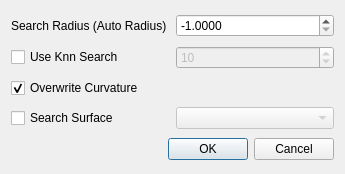
<?xml version="1.0" encoding="UTF-8"?>
<ui version="4.0">
 <class>NormalEstimationDialog</class>
 <widget class="QDialog" name="NormalEstimationDialog">
  <property name="geometry">
   <rect>
    <x>0</x>
    <y>0</y>
    <width>345</width>
    <height>174</height>
   </rect>
  </property>
  <property name="sizePolicy">
   <sizepolicy hsizetype="Fixed" vsizetype="Fixed">
    <horstretch>0</horstretch>
    <verstretch>0</verstretch>
   </sizepolicy>
  </property>
  <property name="windowTitle">
   <string>Normal Estimation</string>
  </property>
  <property name="windowIcon">
   <iconset resource="../../../qPCL.qrc">
    <normaloff>:/toolbar/PclAlgorithms/icons/normal_curvature.png</normaloff>:/toolbar/PclAlgorithms/icons/normal_curvature.png</iconset>
  </property>
  <layout class="QVBoxLayout" name="verticalLayout">
   <item>
    <layout class="QHBoxLayout" name="horizontalLayout_3">
     <item>
      <widget class="QLabel" name="label">
       <property name="text">
        <string>Search Radius (Auto Radius)</string>
       </property>
      </widget>
     </item>
     <item>
      <widget class="QDoubleSpinBox" name="radiusDoubleSpinBox">
       <property name="decimals">
        <number>4</number>
       </property>
       <property name="minimum">
        <double>-1.000000000000000</double>
       </property>
       <property name="maximum">
        <double>1000.000000000000000</double>
       </property>
       <property name="singleStep">
        <double>0.005000000000000</double>
       </property>
       <property name="value">
        <double>-1.000000000000000</double>
       </property>
      </widget>
     </item>
    </layout>
   </item>
   <item>
    <layout class="QHBoxLayout" name="horizontalLayout">
     <item>
      <widget class="QCheckBox" name="useKnnCheckBox">
       <property name="enabled">
        <bool>true</bool>
       </property>
       <property name="text">
        <string>Use Knn Search</string>
       </property>
      </widget>
     </item>
     <item>
      <widget class="QSpinBox" name="knnSpinBox">
       <property name="enabled">
        <bool>false</bool>
       </property>
       <property name="value">
        <number>10</number>
       </property>
      </widget>
     </item>
    </layout>
   </item>
   <item>
    <widget class="QCheckBox" name="curvatureCheckBox">
     <property name="text">
      <string>Overwrite Curvature</string>
     </property>
     <property name="checked">
      <bool>true</bool>
     </property>
    </widget>
   </item>
   <item>
    <layout class="QHBoxLayout" name="horizontalLayout_2">
     <item>
      <widget class="QCheckBox" name="searchSurfaceCheckBox">
       <property name="text">
        <string>Search Surface</string>
       </property>
      </widget>
     </item>
     <item>
      <widget class="QComboBox" name="surfaceComboBox">
       <property name="enabled">
        <bool>false</bool>
       </property>
      </widget>
     </item>
    </layout>
   </item>
   <item>
    <widget class="QDialogButtonBox" name="buttonBox">
     <property name="orientation">
      <enum>Qt::Horizontal</enum>
     </property>
     <property name="standardButtons">
      <set>QDialogButtonBox::Cancel|QDialogButtonBox::Ok</set>
     </property>
    </widget>
   </item>
  </layout>
 </widget>
 <resources>
  <include location="../../../qPCL.qrc"/>
 </resources>
 <connections>
  <connection>
   <sender>buttonBox</sender>
   <signal>rejected()</signal>
   <receiver>NormalEstimationDialog</receiver>
   <slot>reject()</slot>
   <hints>
    <hint type="sourcelabel">
     <x>260</x>
     <y>120</y>
    </hint>
    <hint type="destinationlabel">
     <x>280</x>
     <y>118</y>
    </hint>
   </hints>
  </connection>
  <connection>
   <sender>buttonBox</sender>
   <signal>accepted()</signal>
   <receiver>NormalEstimationDialog</receiver>
   <slot>accept()</slot>
   <hints>
    <hint type="sourcelabel">
     <x>218</x>
     <y>114</y>
    </hint>
    <hint type="destinationlabel">
     <x>157</x>
     <y>118</y>
    </hint>
   </hints>
  </connection>
  <connection>
   <sender>useKnnCheckBox</sender>
   <signal>toggled(bool)</signal>
   <receiver>knnSpinBox</receiver>
   <slot>setEnabled(bool)</slot>
   <hints>
    <hint type="sourcelabel">
     <x>72</x>
     <y>50</y>
    </hint>
    <hint type="destinationlabel">
     <x>204</x>
     <y>52</y>
    </hint>
   </hints>
  </connection>
  <connection>
   <sender>useKnnCheckBox</sender>
   <signal>toggled(bool)</signal>
   <receiver>label</receiver>
   <slot>setDisabled(bool)</slot>
   <hints>
    <hint type="sourcelabel">
     <x>72</x>
     <y>50</y>
    </hint>
    <hint type="destinationlabel">
     <x>56</x>
     <y>22</y>
    </hint>
   </hints>
  </connection>
  <connection>
   <sender>useKnnCheckBox</sender>
   <signal>toggled(bool)</signal>
   <receiver>radiusDoubleSpinBox</receiver>
   <slot>setDisabled(bool)</slot>
   <hints>
    <hint type="sourcelabel">
     <x>72</x>
     <y>50</y>
    </hint>
    <hint type="destinationlabel">
     <x>269</x>
     <y>21</y>
    </hint>
   </hints>
  </connection>
  <connection>
   <sender>searchSurfaceCheckBox</sender>
   <signal>clicked(bool)</signal>
   <receiver>surfaceComboBox</receiver>
   <slot>setEnabled(bool)</slot>
   <hints>
    <hint type="sourcelabel">
     <x>70</x>
     <y>106</y>
    </hint>
    <hint type="destinationlabel">
     <x>221</x>
     <y>108</y>
    </hint>
   </hints>
  </connection>
 </connections>
</ui>
